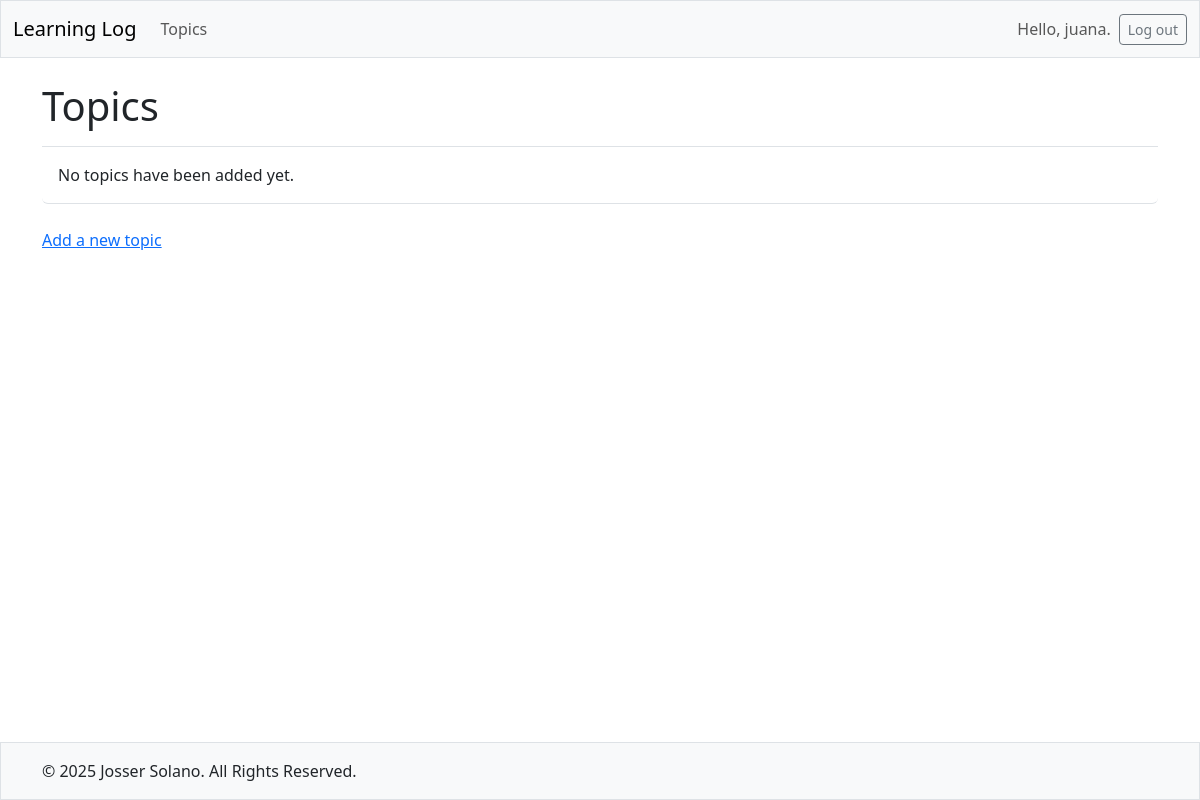
/topics/ (signed in), run on an earlier commit of the app's database.
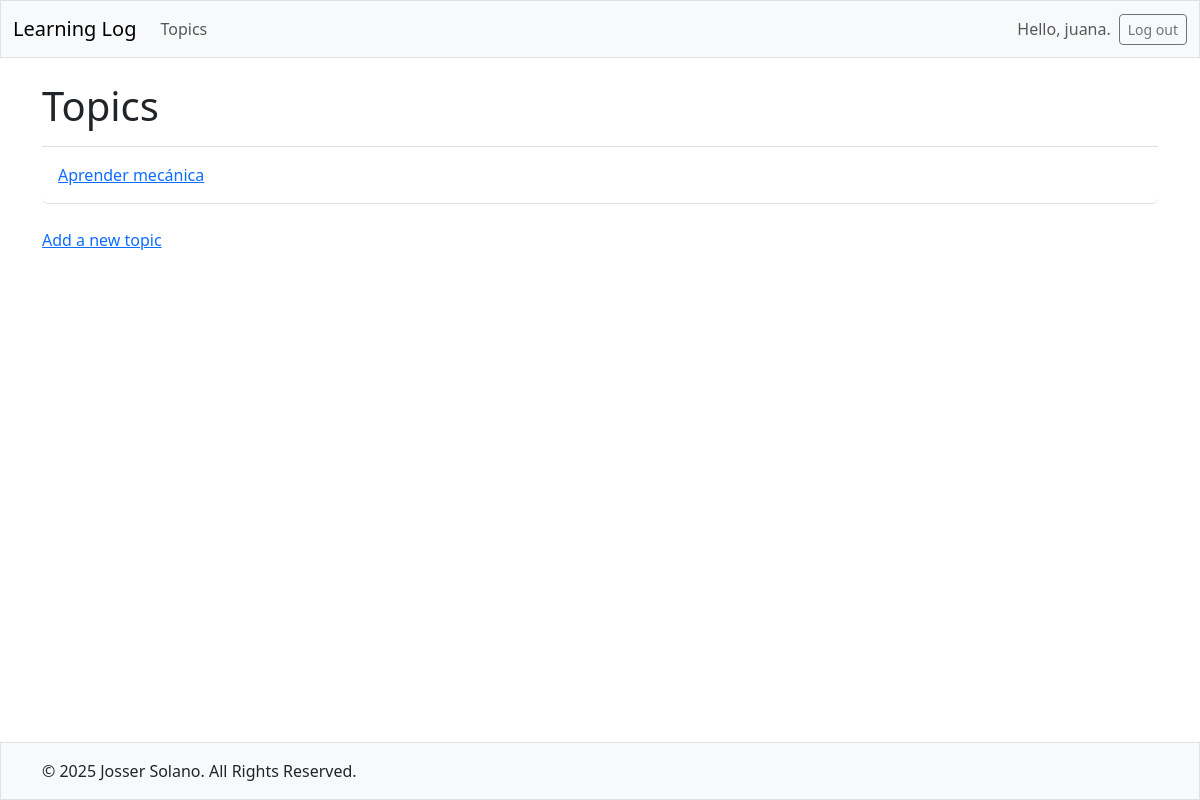
And on a later commit of the database.
### learning_logs/models.py (models this page shows, shortened)
class Topic(models.Model):
    text = models.CharField(max_length=200)
    date_added = models.DateTimeField(auto_now_add=True)
    owner = models.ForeignKey(User, on_delete=models.CASCADE)

### learning_logs/views.py (the view)
# urls.py: path('topics/', views.topics, name='topics'),
@login_required
def topics(request):
    topics = Topic.objects.filter(owner=request.user).order_by('date_added')
    context = {'topics': topics}
    return render(request, 'learning_logs/topics.html', context)

### learning_logs/templates/learning_logs/topics.html
{% extends 'learning_logs/base.html' %}
{% block page_header %}
  <h1>Topics</h1>
{% endblock page_header %}
{% block content %}
  <ul class="list-group border-bottom pb-2 mb-4">
    {% for topic in topics %}
      <li class="list-group-item border-0">
        <a href="{% url 'learning_logs:topic' topic.id %}">
          {{ topic.text }}</a>
      </li>
    {% empty %}
      <li class="list-group-item border-0">No topics have been added yet.</li>
    {% endfor %}
  </ul>
  <a href="{% url 'learning_logs:new_topic' %}">Add a new topic</a>
{% endblock content %}

What changed in the data, as far as the page shows it:
added Topic: text "Aprender mecánica"
Also different on the page:
text no longer shown: "No topics have been added yet."
